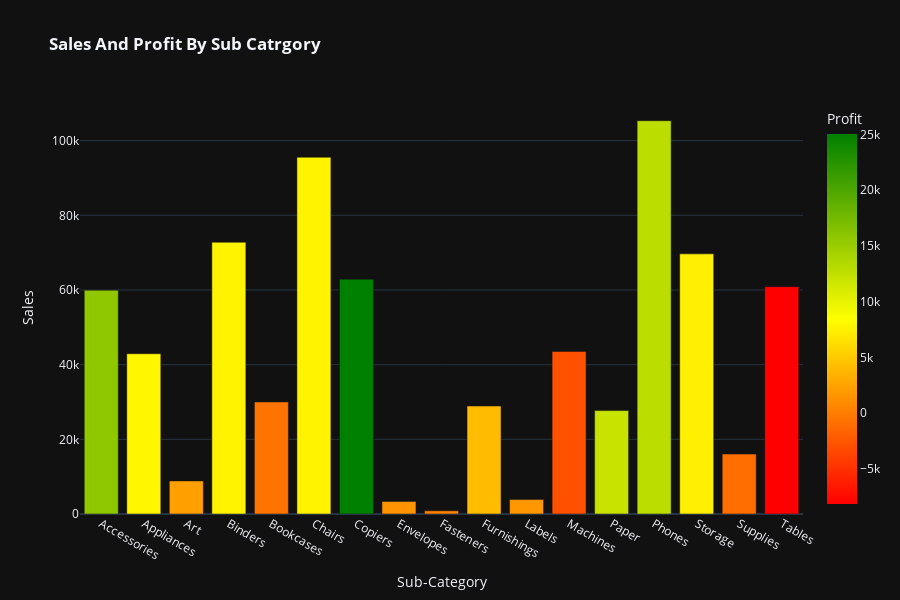

Here is the notebook cell this chart was saved with:
### Code cell
#Ploting sales and profit by sub category
fig = px.bar(data, x ='Sub-Category',
             y = 'Sales', 
             color = 'Profit',
             color_continuous_scale = ['red', 'yellow', 'green'],
             title = '<b> Sales And Profit By Sub Catrgory <b>',
             template = 'plotly_dark')
fig.show()

### Figure 1 — Plotly figure (JSON) as saved in the notebook; plotly's stock layout.template omitted (floating-point values rounded to 4 significant figures)
{"data": [{"alignmentgroup": "True", "hoverlabel": {"namelength": 0}, "hovertemplate": "Sub-Category=%{x}<br>Sales=%{y}<br>Profit=%{marker.color}", "legendgroup": "", "marker": {"color": [15670.0, 7865.0, 2222.0, 7670.0, -583.6, 7644.0, 25030.0, 1442.0, 304.9, 4099.0, 1745.0, -2869.0, 12040.0, 12850.0, 7403.0, -955.3, -8141.0], "coloraxis": "coloraxis"}, "name": "", "offsetgroup": "", "orientation": "v", "showlegend": false, "textposition": "auto", "type": "bar", "x": ["Accessories", "Appliances", "Art", "Binders", "Bookcases", "Chairs", "Copiers", "Envelopes", "Fasteners", "Furnishings", "Labels", "Machines", "Paper", "Phones", "Storage", "Supplies", "Tables"], "xaxis": "x", "y": [59950.0, 42930.0, 8863.0, 72790.0, 30020.0, 95550.0, 62900.0, 3379.0, 857.6, 28920.0, 3861.0, 43540.0, 27690.0, 105300.0, 69680.0, 16050.0, 60890.0], "yaxis": "y"}], "layout": {"barmode": "relative", "coloraxis": {"colorbar": {"title": {"text": "Profit"}}, "colorscale": [[0, "red"], [0.5, "yellow"], [1, "green"]]}, "height": 600, "legend": {"tracegroupgap": 0}, "title": {"text": "<b> Sales And Profit By Sub Catrgory <b>"}, "xaxis": {"anchor": "y", "domain": [0, 1], "title": {"text": "Sub-Category"}}, "yaxis": {"anchor": "x", "domain": [0, 1], "title": {"text": "Sales"}}}}
